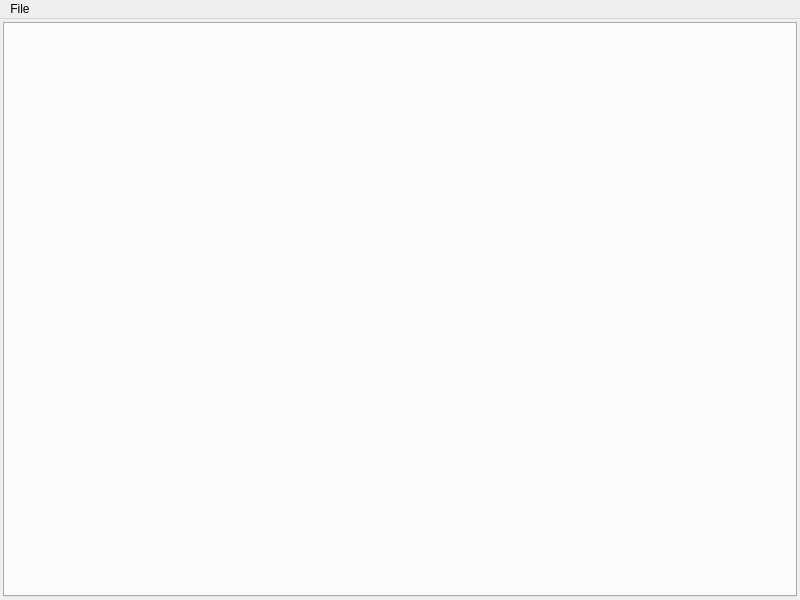
<?xml version="1.0" encoding="UTF-8"?>
<ui version="4.0">
 <class>MainWindow</class>
 <widget class="QMainWindow" name="MainWindow">
  <property name="geometry">
   <rect>
    <x>0</x>
    <y>0</y>
    <width>800</width>
    <height>600</height>
   </rect>
  </property>
  <property name="windowTitle">
   <string>IRWI Tree Inspector</string>
  </property>
  <widget class="QWidget" name="centralwidget">
   <layout class="QVBoxLayout" name="verticalLayout">
    <property name="leftMargin">
     <number>3</number>
    </property>
    <property name="topMargin">
     <number>3</number>
    </property>
    <property name="rightMargin">
     <number>3</number>
    </property>
    <property name="bottomMargin">
     <number>3</number>
    </property>
    <item>
     <widget class="QTabWidget" name="tabWidget">
      <property name="tabsClosable">
       <bool>true</bool>
      </property>
     </widget>
    </item>
   </layout>
  </widget>
  <widget class="QMenuBar" name="menubar">
   <property name="geometry">
    <rect>
     <x>0</x>
     <y>0</y>
     <width>800</width>
     <height>19</height>
    </rect>
   </property>
   <widget class="QMenu" name="menuOpen">
    <property name="title">
     <string>File</string>
    </property>
    <addaction name="actionOpen"/>
    <addaction name="separator"/>
    <addaction name="actionExit"/>
   </widget>
   <addaction name="menuOpen"/>
  </widget>
  <action name="actionOpen">
   <property name="text">
    <string>Open</string>
   </property>
  </action>
  <action name="actionExit">
   <property name="text">
    <string>Exit</string>
   </property>
  </action>
  <action name="actionClose">
   <property name="text">
    <string>Close</string>
   </property>
  </action>
 </widget>
 <resources/>
 <connections/>
</ui>
